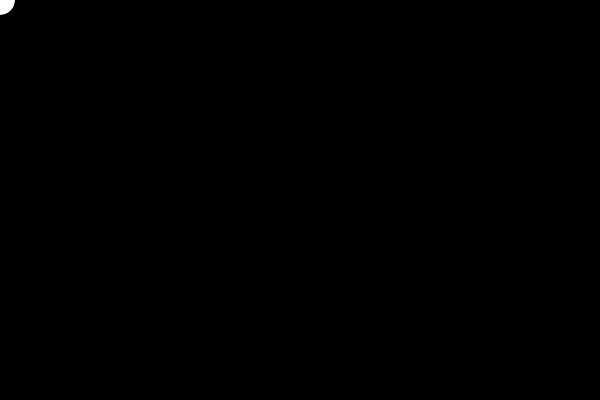
Frame 1 (no input)
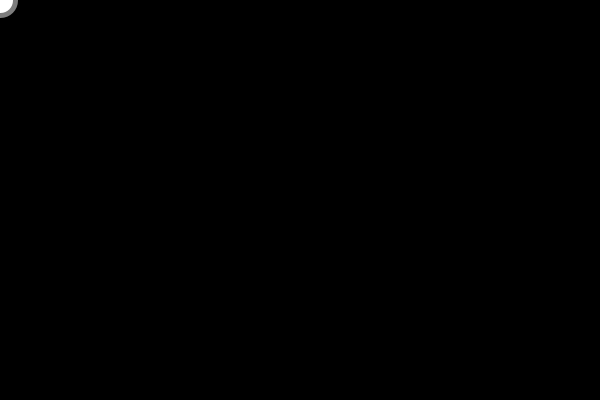
Frame 60 (the mouse pressed at the canvas centre just before this capture)
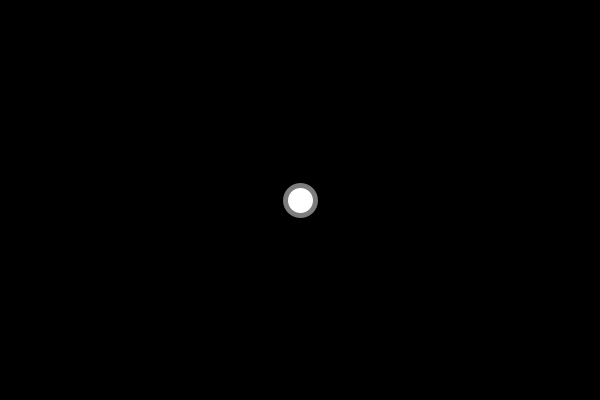
Frame 120 (the mouse held since frame 60 and released just before this capture)

The Processing sketch that drew these frames (run headless with seeded random() and noise(); from frame 60 on, the mouse is pressed at the canvas centre):

// Processing sketch: figures
// ── figures.pde
void setup(){
  size(600,400);
  smooth();
}

void draw(){
  background(0);
  ellipse(mouseX, mouseY, 30, 30);
  stroke(125);
  strokeWeight(5);
}
